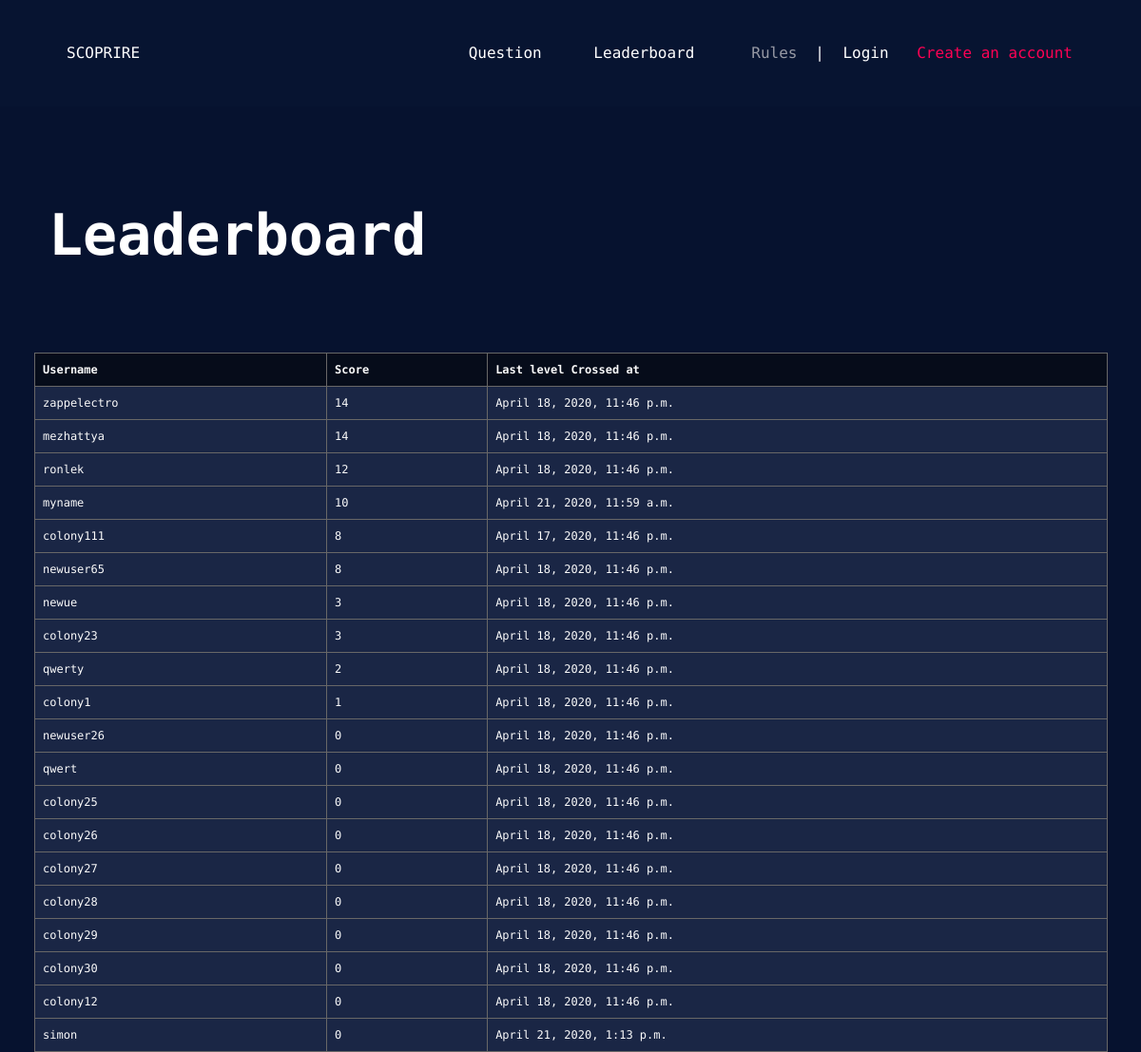
Page /leaderboard/ on the committed database.
### treasurehunt/models.py (models this page shows, shortened)
class Score(models.Model):
    user = models.OneToOneField(User, on_delete=models.CASCADE)
    score = models.PositiveIntegerField(default=0)
    ban=models.BooleanField(default=False)
    timestamp = models.DateTimeField(default=datetime.now)

### treasurehunt/views.py (the view, shortened to what this page needs)
# urls.py: path('leaderboard/', views.leaderboard, name='leaderboard')
def leaderboard(request):
    leader = models.Score.objects.all().filter(ban=False).order_by('-score','timestamp')
    if len(leader) >= 10:
        user_name = []
        for x in leader:
            user_name.append((x.user.username, x.score,x.timestamp))
        return render(request, 'treasurehunt/leaderboard.html', {
            'user_name': user_name,
        })

### treasurehunt/templates/treasurehunt/leaderboard.html (shortened to what this page needs)
<!DOCTYPE html>
{% load static%}
<html lang="zxx">
<head>
    <link rel="stylesheet" href="{% static 'styles/bootstrap.min.css' %}" />
    <link rel="stylesheet" href="{% static 'styles/font-awesome.min.css' %}" />
    <link rel="stylesheet" href="{% static 'styles/owl.carousel.min.css' %}" />
    <link rel="stylesheet" href="{% static 'styles/slicknav.min.css' %}" />
    <link rel="stylesheet" href="{% static 'styles/style.css' %}" />
</head>
<body>
    <header class="header-section clearfix">
        <a href="{% url 'treasurehunt:index' %}" class="site-logo">
            SCOPRIRE
        </a>
        <div class="header-right">
            <a href="{% static 'files/Rules.pdf'%}" class="hr-btn">Rules</a>
            <span>|</span>
            <div class="user-panel">
                {% if user.is_authenticated %}
                <a href="#" class="login">{{user.username}}</a>
                <a href="{% url 'treasurehunt:logout' %}" class="register">Logout</a>
                {% else %}
                <a href="{% url 'treasurehunt:login' %}" class="login">Login</a>
                <a href="{% url 'treasurehunt:register' %}" class="register">Create an account</a>
                {% endif  %}
            </div>
        </div>
        <ul class="main-menu">
            <li><a href="{% url 'treasurehunt:question' %}">Question</a></li>
            <li><a href="{% url 'treasurehunt:leaderboard' %}">Leaderboard</a></li>
        </ul>
    </header>
    <section class="category-section spad">
        <div class="container-fluid">
            <div class="section-title">
                <h2>Leaderboard</h2>
            </div>
        </div>
    </section>
    <br>
    <section style="padding-top: 25Px;padding-left: 3%;">
        <table class="tftable" border="1">
            <tbody>
                <tr>
                    <th><strong>Username</strong></th>
                    <th><strong>Score</strong></th>
                    <th><strong>Last level Crossed at</strong></th>
                </tr>
                {% for x,y,z in user_name  %}
                <tr>
                    <td>{{x}}</td>
                    <td>{{y}}</td>
                    <td>{{z}}</td>
                </tr>
                {% endfor %}
        </table>
    </section>
</body>
</html>

### treasurehunt/static/styles/style.css (style rules this page uses)
body { height: 100%; background-color:#06122f; color: #c6c6c6; font-family: 'Roboto Mono', monospace; overflow: scroll }
h1, h2, h3, h4, h5, h6 { margin: 0; color: #fff; font-weight: 600; line-height: 1; }
h2 { font-size: 36px; }
ul, ol { padding: 0; margin: 0; }
.section-title { margin-bottom: 1px; }
.section-title h2 { font-size: 60px; }
.spad { padding-top: 105px; padding-bottom: 105px; }
.header-section { padding-left: 55px; padding-right: 72px; background: #071431; }
.site-logo { display: inline-block; padding: 0; padding: 44px 15px; color: #fff; }
.header-right { float: right; padding: 44px 0; margin-left: 130px; }
.header-right .hr-btn { display: inline-block; color: #979aa5; }
.header-right .user-panel { display: inline-block; }
.header-right .user-panel a { font-size: 16px; color: #ffffff; margin: 0 10px; }
.header-right .user-panel .register { color: #fc0254; margin-right: 0; }
.header-right span { color: #fff; display: inline-block; padding-left: 9px; }
.main-menu { list-style: none; float: right; }
.main-menu li { display: inline-block; position: relative; }
.main-menu li a { display: block; font-size: 16px; color: #ffffff; padding: 44px 10px; margin-left: 60px; }
.main-menu li:first-child a { margin-left: 0; }
.category-section { padding: 105px 36px; }
.category-section .section-title { float: left; }
@media only screen and (min-width: 1200px) and (max-width: 1360px) { .header-right { margin-left: 50px; } }
@media only screen and (min-width: 1200px) and (max-width: 1360px) { .main-menu li a { margin-left: 25px; } }

### treasurehunt/templates/treasurehunt/leaderboard.html (style rules this page uses)
.tftable { font-size: 12px; color: #fbfbfb; width: 100%; border-width: 1px; border-color: #686767; border-collapse: collapse; }
.tftable th { font-size: 12px; background-color: #060c1a; ; border-width: 1px; padding: 8px; border-style: solid; border-color: #686767; text-align: left; }
.tftable tr { background-color: #1a2645; }
.tftable td { font-size: 12px; border-width: 1px; padding: 8px; border-style: solid; border-color: #686767; }
.tftable { font-size: 12px; color: #fbfbfb; width: 97%; border-width: 1px; border-color: #686767; border-collapse: collapse; align-content: center; }

### rows in the picture
Score: user_name "April 18, 2020, 11:46 p.m."
Score: user_name "April 18, 2020, 11:46 p.m."
Score: user_name "April 18, 2020, 11:46 p.m."
Score: user_name "April 21, 2020, 11:59 a.m."
Score: user_name "April 17, 2020, 11:46 p.m."
Score: user_name "April 18, 2020, 11:46 p.m."
Score: user_name "April 18, 2020, 11:46 p.m."
Score: user_name "April 18, 2020, 11:46 p.m."
Score: user_name "April 18, 2020, 11:46 p.m."
Score: user_name "April 18, 2020, 11:46 p.m."
Score: user_name "April 18, 2020, 11:46 p.m."
Score: user_name "April 18, 2020, 11:46 p.m."
Score: user_name "April 18, 2020, 11:46 p.m."
Score: user_name "April 18, 2020, 11:46 p.m."
Score: user_name "April 18, 2020, 11:46 p.m."
Score: user_name "April 18, 2020, 11:46 p.m."
Score: user_name "April 18, 2020, 11:46 p.m."
Score: user_name "April 18, 2020, 11:46 p.m."
Score: user_name "April 18, 2020, 11:46 p.m."
Score: user_name "April 21, 2020, 1:13 p.m."

### other values in the picture
{{ x }} "zappelectro" "mezhattya" "ronlek" "myname" "colony111" "newuser65" "newue" "colony23" "qwerty" "colony1" "newuser26" "qwert" "colony25" "colony26" "colony27" "colony28" "colony29" "colony30" "colony12" "simon"
{{ y }} "14" "14" "12" "10" "8" "8" "3" "3" "2" "1" "0" "0" "0" "0" "0" "0" "0" "0" "0" "0"
